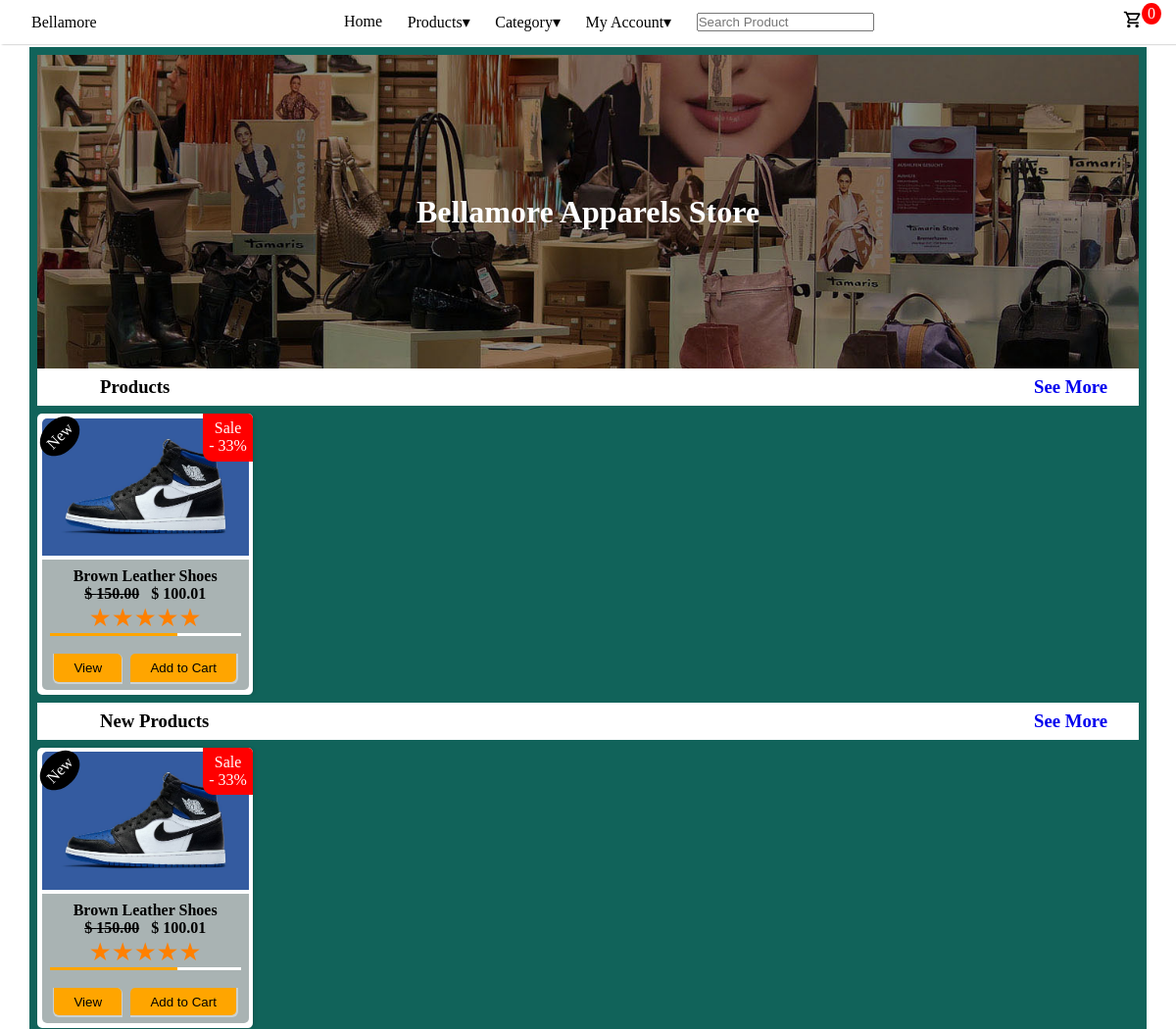
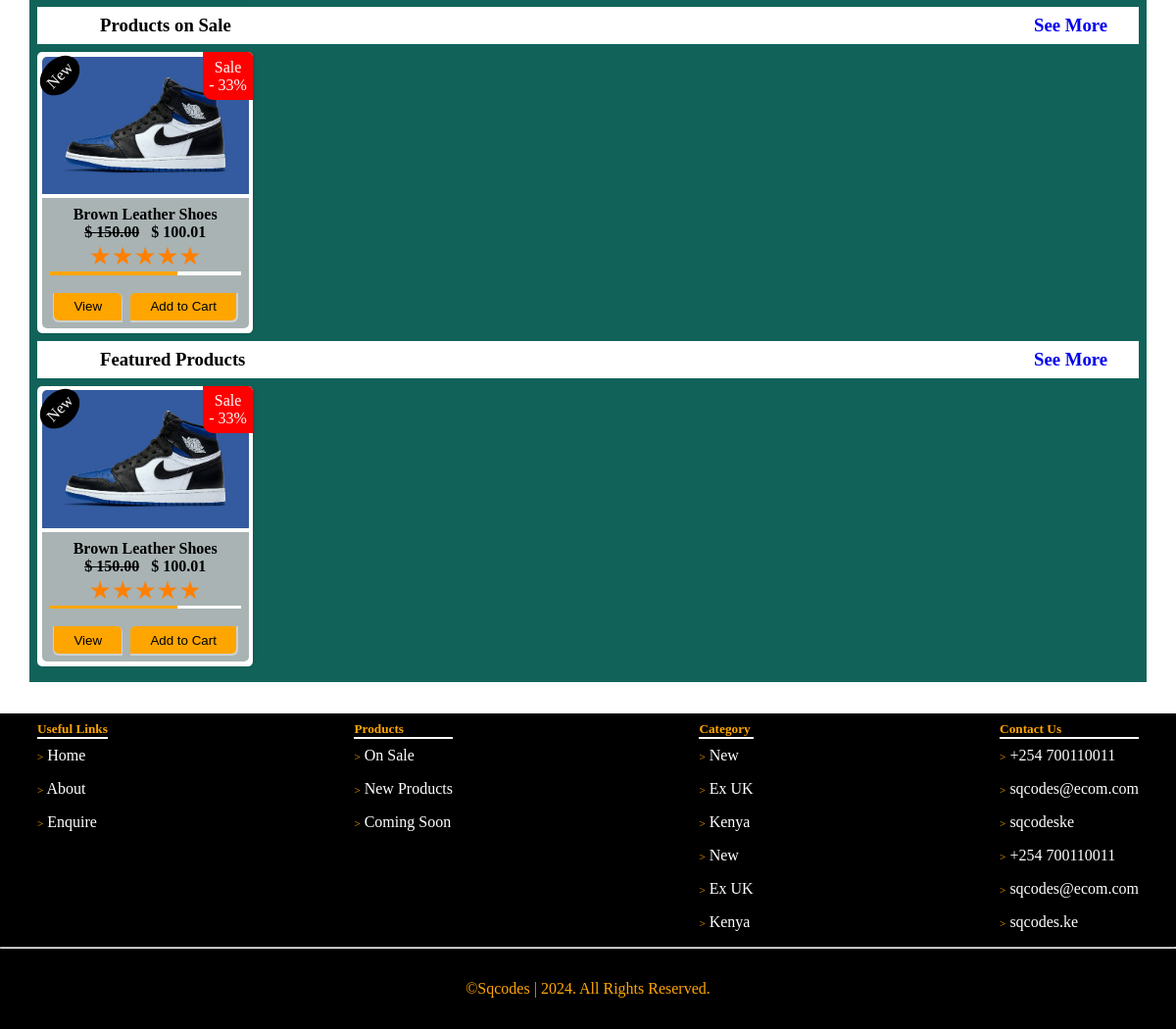
Before: / with the older database file (2 pictures, top to bottom).
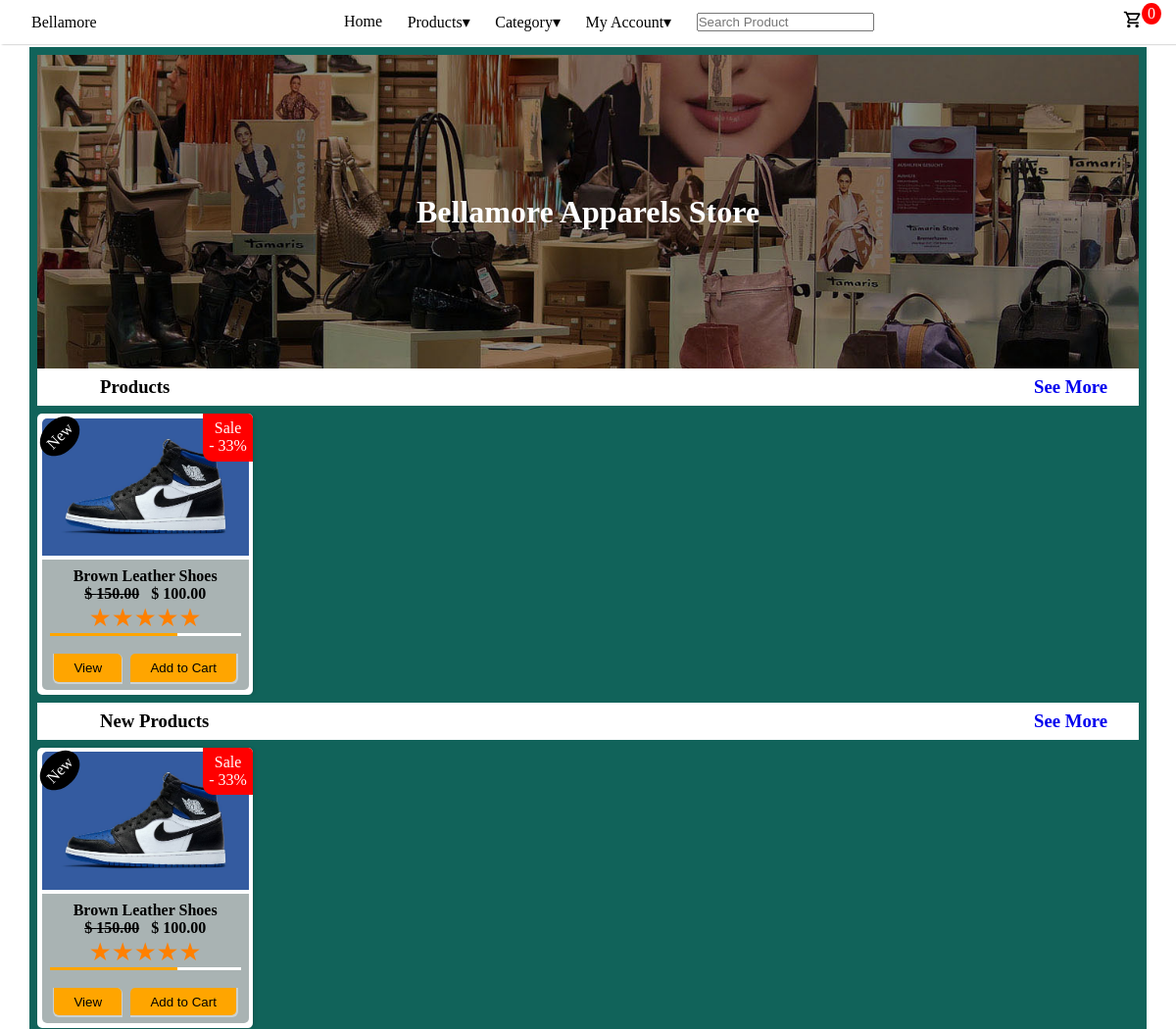
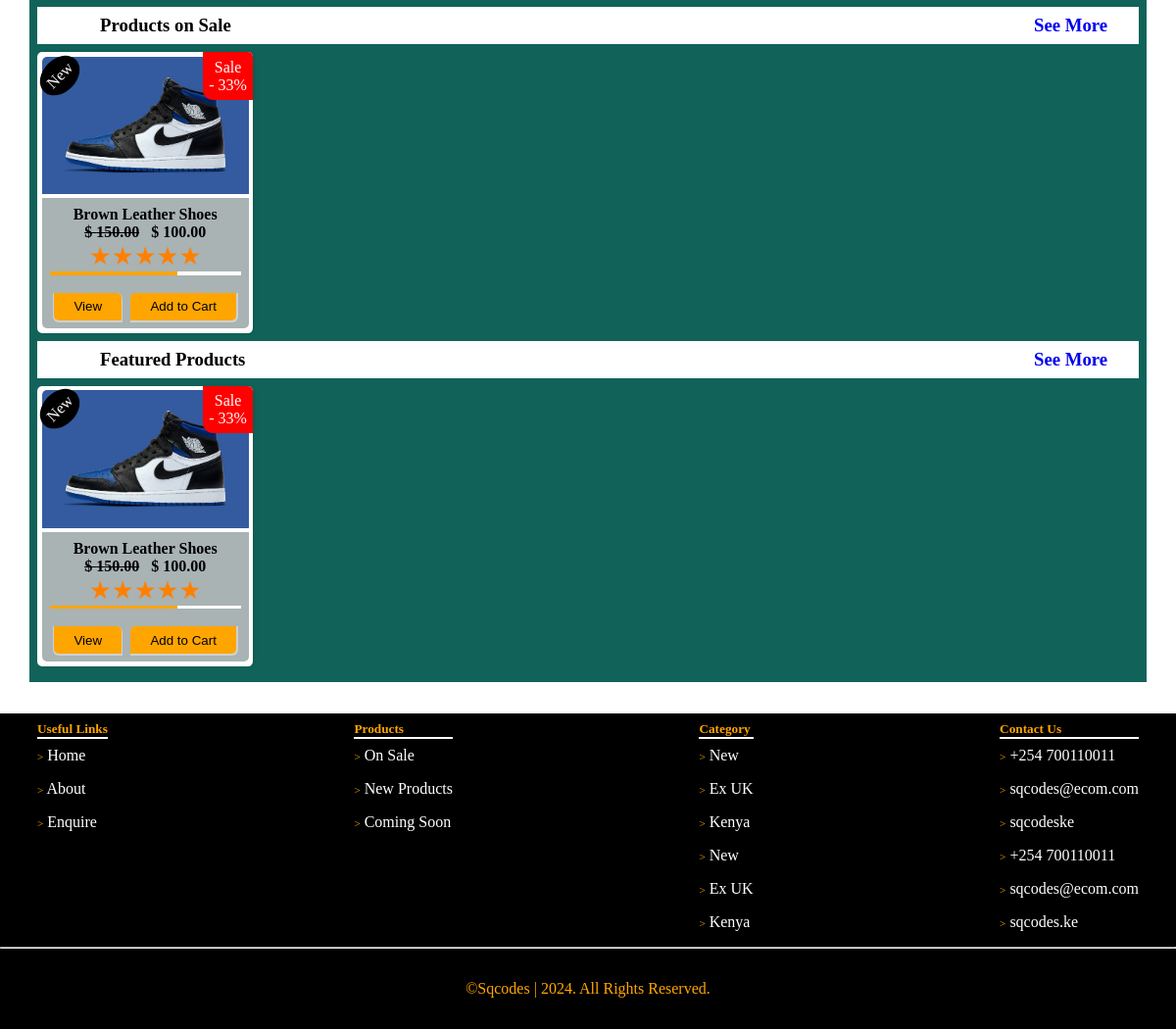
After: the same page with the newer database file (2 pictures, top to bottom).
### store/models.py (models this page shows, shortened)
class Product(models.Model):
    profile_image = models.ImageField(upload_to='uploads/products', null=True, blank=True, default='media/default/product.png')
    name = models.CharField(max_length=255, verbose_name='Product Name')
    price = models.DecimalField(max_digits=12, decimal_places=2)
    description = models.TextField(verbose_name='Product Description', blank=True, null=True)
    is_sale = models.BooleanField(default=False)
    sale_price = models.DecimalField(max_digits=12, decimal_places=2, null=True, blank=True)
    discount = models.DecimalField(default=0, max_digits=9, decimal_places=2, null=True, blank=True)
    percentage_discount = models.DecimalField(default=0, max_digits=5, decimal_places=0, null=True, blank=True)
    created_at = models.DateTimeField(auto_now_add=True)
    is_listed = models.BooleanField(default=True)
    is_featured = models.BooleanField(default=True)
    slug = models.SlugField(unique=True, blank=True, null=True)
    key_words = models.CharField(max_length=255, blank=True, null=True)
    stock_quantity = models.IntegerField(default=1)
    brand = models.CharField(max_length=255, blank=True, null=True)
    material = models.CharField(max_length=255, blank=True, null=True)
    category = TreeForeignKey(Category, on_delete=models.CASCADE, related_name='products', null=True, blank=True)
    color = models.ManyToManyField(Color, related_name='products', blank=True)
    size = models.ManyToManyField(Size, related_name='products', blank=True)
    @property
    def imageURL(self):
        try:
            url = self.profile_image.url
        except:
            url = ''
        return url
    @property
    def in_stock(self):
        return self.stock_quantity > 0

### main/views.py (the view)
# urls.py: 2. Add a URL to urlpatterns:  path('', views.home, name='home')
def home(request):
    all_products = Product.objects.all()
    products = all_products.filter(is_listed=True)
    banners = WebBanner.objects.filter(in_use=True)
    sale_products = products.filter(is_sale=True)
    now = timezone.now()
    new_product_ids = all_products.filter(created_at__gte=now - datetime.timedelta(days=30)).values_list('id', flat=True)
    featured_products = products.filter(is_featured=True)
    context = {
        'products': products,
        'sale_products': sale_products,
        'new_products': new_product_ids,
        'featured_products': featured_products,
        'banners': banners,
    }
    return render(request, 'main/index.html', context)

### cart/cart.py (called while the page is built)
    def __len__(self):
        return len(self.cart)

### cart/context_processors.py (called while the page is built)
def cart(request):
    return {'cart': Cart(request)}

### main/templates/main/index.html (shortened to what this page needs)
{% extends 'main/base.html' %}
{% load static %}
{% block content %}
    {% include 'main/include/hero.html' %}
    <section>
        <div class="section-title">
            <h3>Products</h3>
            <h3><a href="{% url 'products' %}">See More</a></h3>
        </div>
        <div class="product-container">
            {% for product in products %}
                {% include 'store/include/product_card.html' %}
            {% endfor %}
        </div>
    </section>
    <section>
        <div class="section-title">
            <h3>New Products</h3>
            <h3><a href="{% url 'new' %}">See More</a></h3>
        </div>
        <div class="product-container">
            {% for product in products %}
                {% if product.id in new_products %}
                    {% include 'store/include/product_card.html' %}
                {% endif %}
            {% endfor %}
        </div>
    </section>
    <section>
        <div class="section-title">
            <h3>Products on Sale</h3>
            <h3><a href="{% url 'sale' %}">See More</a></h3>
        </div>
        <div class="product-container">
            {% for product in sale_products %}
                {% include 'store/include/product_card.html' %}
            {% endfor %}
        </div>
    </section>
    <section>
        <div class="section-title">
            <h3>Featured Products</h3>
            <h3><a href="{% url 'featured' %}">See More</a></h3>
        </div>
        <div class="product-container">
            {% for product in featured_products %}
                {% include 'store/include/product_card.html' %}
            {% endfor %}
        </div>
    </section>
{% endblock content %}

### store/templates/store/include/product_card.html (shortened to what this page needs)
<div class="product-card">
    <div class="product-image">
        <a href="{% url 'product' product.id %}"><img src="{{ product.imageURL }}" alt="product" width="100%"></a>
    </div>
    <div class="card-text">
        <h4>{{ product.name }}</h4>
        {% if product.is_sale %}
        <p>
            <strong>
                <span id="price"><del>$ {{ product.price }}</del></span> &nbsp;
                <span id="sale-price">$ {{ product.sale_price }}</span>
            </strong>
        </p>
        <p class="star">&#9733;&#9733;&#9733;&#9733;&#9733;</p>
        <div class="price-bar" style="width: 100%;">
            <div class="discount-section" style="width: {{ product.percentage_discount }}%;"></div>
        </div>
        <br>
        {% endif %}
        <div class="card-btn">
            <a href="{% url 'product' product.id %}"><button type="button">View</button></a>
            {% if product.in_stock %}
            <button type="button" value="{{ product.id }}" class="add-to-cart">Add to Cart</button>
            {% else %}
            <button type="button" value="{{ product.id }}" class="add-to-cart" disabled>Add to Cart <title>Out of stock</title></button>
            {% endif %}
        </div>
    </div>
    {% if product.is_sale %}
    <div class="sales-badge">
        <p>Sale</p>
        <p id="percentage-discount">- {{ product.percentage_discount }}%</p>
    </div>
    {% endif %}
    {% if product.id in new_products %}
    <div class="new-product">New</div>
    {% endif %}
</div>

Changed rows visible on the page:
changed Product "Brown Leather Shoes": sale_price "100.01" → "100.00"
